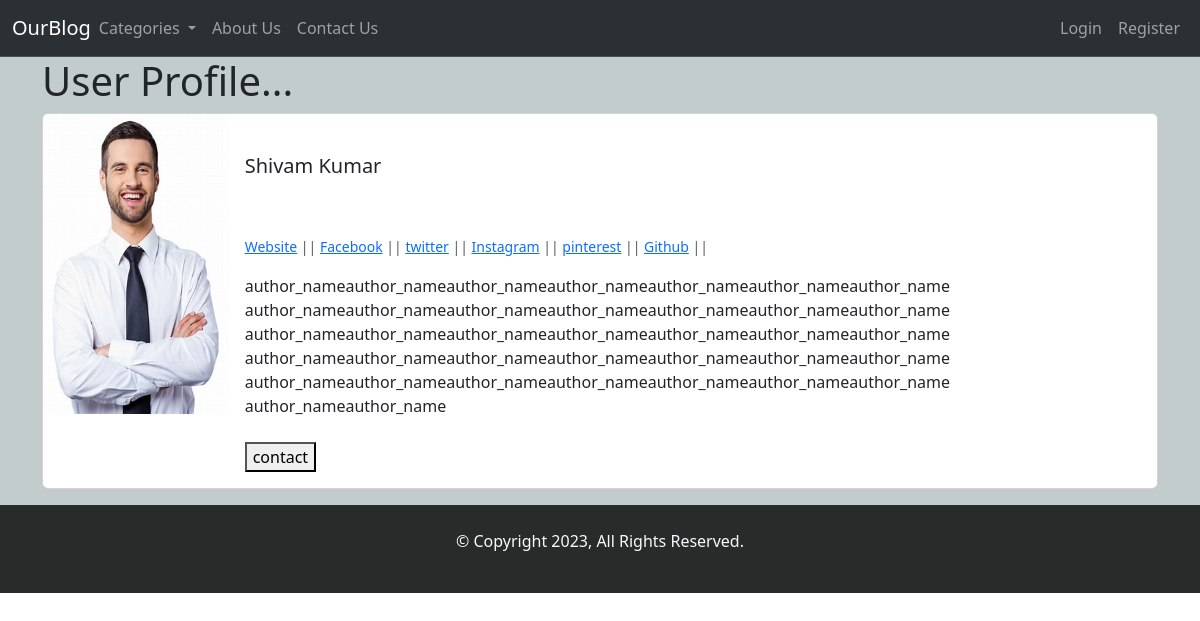
/members/1/profile/, run on the app's committed database.
### Ourblog/models.py (models this page shows, shortened)
class Profile(models.Model):
    author_name  = models.OneToOneField(User,null=True, on_delete=models.CASCADE)
    profilepic = models.ImageField(null=True,blank=True, upload_to="images/profile", height_field=None, width_field=None, max_length=None)
    bio = models.TextField(default="" , null=True)
    web_url = models.CharField(max_length=255, null=True, blank=True)
    fb_url = models.CharField(max_length=255, null=True, blank=True)
    twitter_url = models.CharField(max_length=255, null=True, blank=True)
    insta_url = models.CharField(max_length=255, null=True, blank=True)
    pinterest_url = models.CharField(max_length=255, null=True, blank=True)
    github_url = models.CharField(max_length=255, null=True, blank=True)

### Members/views.py (the view)
# urls.py: path("<int:pk>/profile/", show_user_profile_ViewDetailView.as_view(), name="show_user_profile"),
class show_user_profile_ViewDetailView(DetailView):
    model = Profile
    template_name = "registration/show_user_profile.html"
    def get_context_data(self, **kwargs: Any) -> Dict[str, Any]:
        users = Profile.objects.all()
        context= super(show_user_profile_ViewDetailView, self).get_context_data(**kwargs)
        page_user = get_object_or_404(Profile, id = self.kwargs['pk'])
        context["page_user"] = page_user
        return context

### Members/templates/registration/show_user_profile.html (shortened to what this page needs)
{% extends 'base.html' %}
{% load static %}
{% block body %}
<div style="background-color: #c2cccc;">
    <div class="container center" >
    <h1>User Profile...</h1>
    <div class="cover-container d-flex justify-content-center align-items-center">
        <div class="card text-bg-tertiary mb-3" style="max-width: auto;">
            <div class="row g-0">
              <div class="col-md-2">
                {% if page_user.profilepic %}
                    <img src="{{ page_user.profilepic.url }}" class="img-fluid rounded" style="height: 300px; width: 200px;" alt="...">
                {% else %}
                    <img src="{% static 'Ourblog/images/img.jpg' %}" class="img-fluid rounded" style="height: 300px; width: 200px;" alt="...">
                {% endif %}
            </div>
              <div class="col-md-8">
                <div class="card-body">
                    <h5 class="card-title"><br>{{ page_user.author_name.first_name }} {{ page_user.author_name.last_name }}</h5><br><br>
                  <p class="card-text"><small class="text-body-secondary">
                    {% if page_user.web_url %}
                    <a href="{{ page_user.web_url }}">Website</a> ||
                    {% endif %}
                    {% if page_user.fb_url %}
                    <a href="{{ page_user.fb_url }}">Facebook</a> ||
                    {% endif %}
                    {% if page_user.twitter_url %}
                    <a href="{{ page_user.twitter_url }}">twitter</a> ||
                    {% endif %}
                    {% if page_user.insta_url %}
                    <a href="{{ page_user.insta_url }}">Instagram</a> ||
                    {% endif %}
                    {% if page_user.pinterest_url %}
                    <a href="{{ page_user.pinterest_url }}">pinterest</a> ||
                    {% endif %}
                    {% if page_user.github_url %}
                    <a href="{{ page_user.github_url }}">Github</a> ||
                    {% endif %}
                  </small></p>
                  <p class="card-text">{{ page_user.bio }}
                    <br><br><button>contact</button>
                  </p>
                </div>
              </div>
            </div>
          </div>
    </div>
</div>
{% endblock %}

### data on the page
Profile: profilepic (picture), author_name.first_name "Shivam", author_name.last_name "Kumar", bio "author_nameauthor_nameauthor_nameauthor_nameauthor_nameauthor_nameauthor_nameauthor_nameauthor_nameauthor_nameauthor_nameauthor_nameauthor_nameauthor_nameauthor_nameauthor_nameauthor_nameauthor_nameauthor_nameauthor_nameauthor_nameauthor_nameauthor_nameauthor_nameauthor_nameauthor_nameauthor_nameauthor_nameauthor_nameauthor_nameauthor_nameauthor_nameauthor_nameauthor_nameauthor_nameauthor_nameauthor_name"
